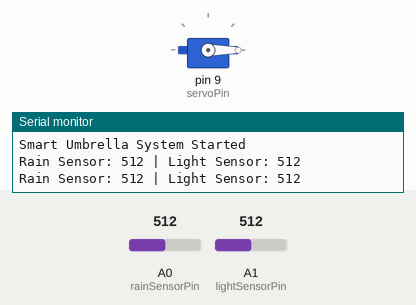
Simulated run of this sketch. Board: Arduino Uno, built with avr-gcc and run on an emulated ATmega328P. On the bench: servo, the last lines printed to the serial monitor. The inputs (shaded band) are chosen by the test bench; at power-on: A0 (rainSensorPin) = 512, A1 (lightSensorPin) = 512.

Above: at 1.8 s.
1.9 s: A0 (rainSensorPin) set to 482
At 2.5 s:
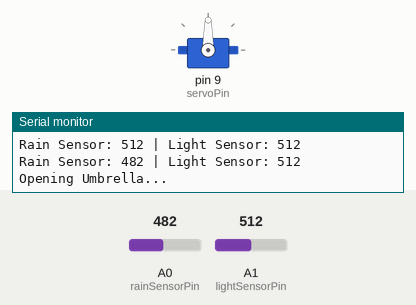
3.5 s: A0 (rainSensorPin) set to 510
At 5.3 s:
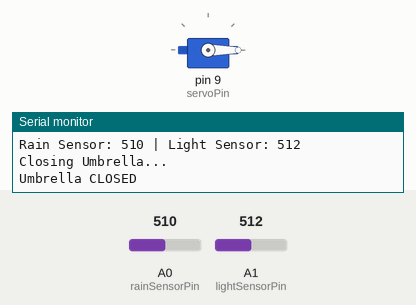
6.5 s: A0 (rainSensorPin) set to 490
At 7.6 s:
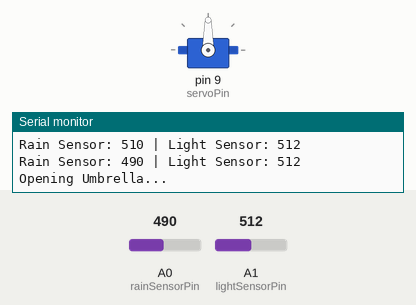
8.5 s: A0 (rainSensorPin) set to 511
At 10.4 s:
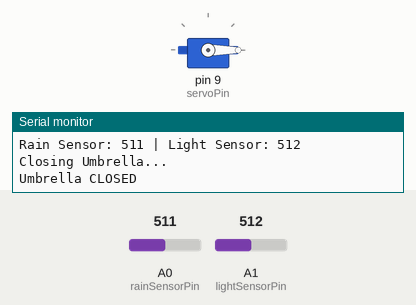
Timing chart, 0 to 11.5 s (numbered marks = the images above; inputs shaded):
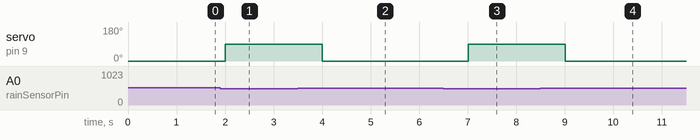

The sketch:

smart_umbrella.ino
```cpp
#include <Servo.h>

Servo umbrellaServo;

// Sensor pins
const int rainSensorPin = A0;
const int lightSensorPin = A1;

// Servo pin
const int servoPin = 9;

// Threshold values
// You may need to change these after testing
const int rainThreshold = 500;
const int lightThreshold = 600;

// Servo positions
const int OPEN_POSITION = 90;
const int CLOSE_POSITION = 0;

bool umbrellaOpen = false;

void setup() {
  Serial.begin(9600);

  umbrellaServo.attach(servoPin);

  // Start with umbrella closed
  umbrellaServo.write(CLOSE_POSITION);
  umbrellaOpen = false;

  Serial.println("Smart Umbrella System Started");
}

void loop() {

  // Read sensors
  int rainValue = analogRead(rainSensorPin);
  int lightValue = analogRead(lightSensorPin);

  // Display sensor values
  Serial.print("Rain Sensor: ");
  Serial.print(rainValue);

  Serial.print(" | Light Sensor: ");
  Serial.println(lightValue);

  /*
     Rain sensor:
     Depending on your sensor module, the value may
     DECREASE when water is detected.

     LDR:
     Depending on the wiring, the value may increase
     or decrease with light.
  */

  bool rainDetected = rainValue < rainThreshold;
  bool strongLight = lightValue > lightThreshold;

  // Open umbrella if rain OR strong sunlight is detected
  if (rainDetected || strongLight) {

    if (!umbrellaOpen) {
      openUmbrella();
    }
  }

  // Close umbrella if there is no rain and light is low
  else {

    if (umbrellaOpen) {
      closeUmbrella();
    }
  }

  delay(1000);
}


// ----------------------------
// Open Umbrella
// ----------------------------

void openUmbrella() {

  Serial.println("Opening Umbrella...");

  umbrellaServo.write(OPEN_POSITION);

  delay(1000);

  umbrellaOpen = true;

  Serial.println("Umbrella OPEN");
}


// ----------------------------
// Close Umbrella
// ----------------------------

void closeUmbrella() {

  Serial.println("Closing Umbrella...");

  umbrellaServo.write(CLOSE_POSITION);

  delay(1000);

  umbrellaOpen = false;

  Serial.println("Umbrella CLOSED");
}
```

Measured:
- the behaviour switches between 500 and 499 on A0 (rainSensorPin) (found by bisection; images 0 and 1)
- after the input at 1.9 s, servo on pin 9 (servoPin): 0° → 90° after 0.11 s
- after the input at 3.5 s, servo on pin 9 (servoPin): 90° → 0° after 0.51 s
- after the input at 6.5 s, servo on pin 9 (servoPin): 0° → 90° after 0.51 s
- after the input at 8.5 s, servo on pin 9 (servoPin): 90° → 0° after 0.51 s
